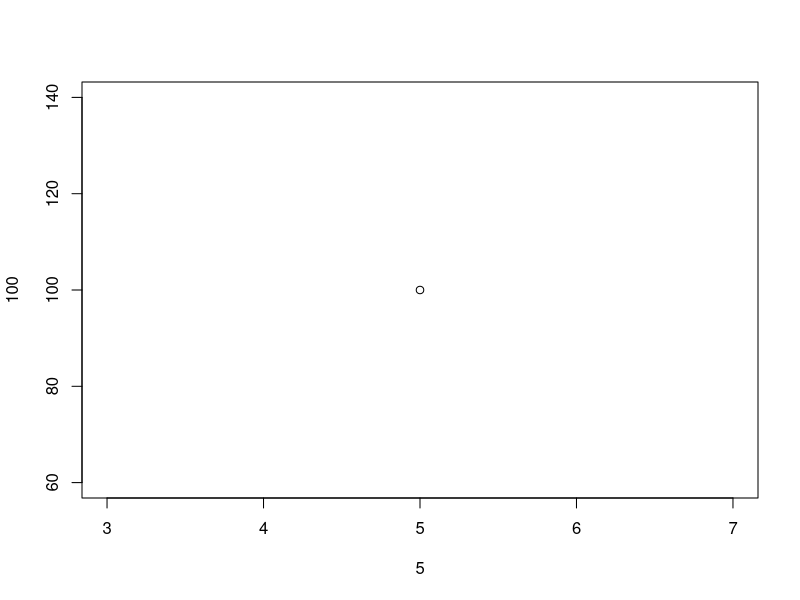
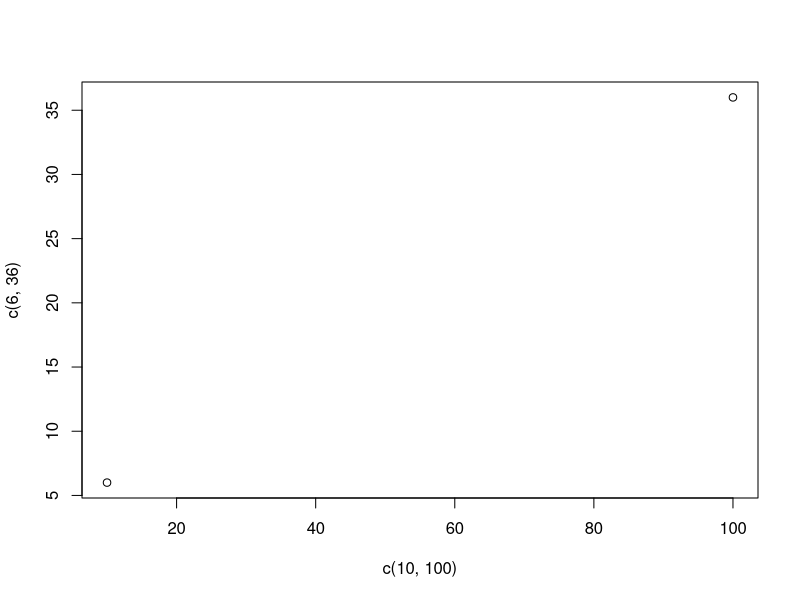
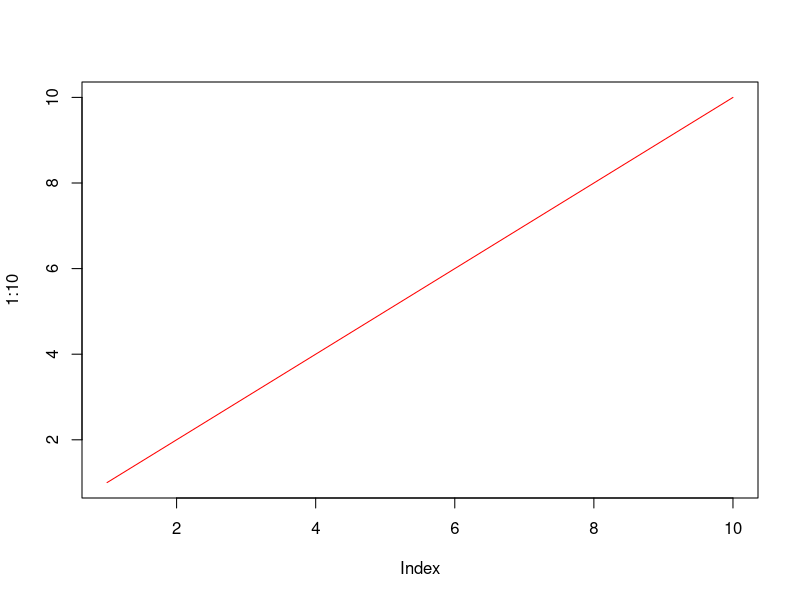
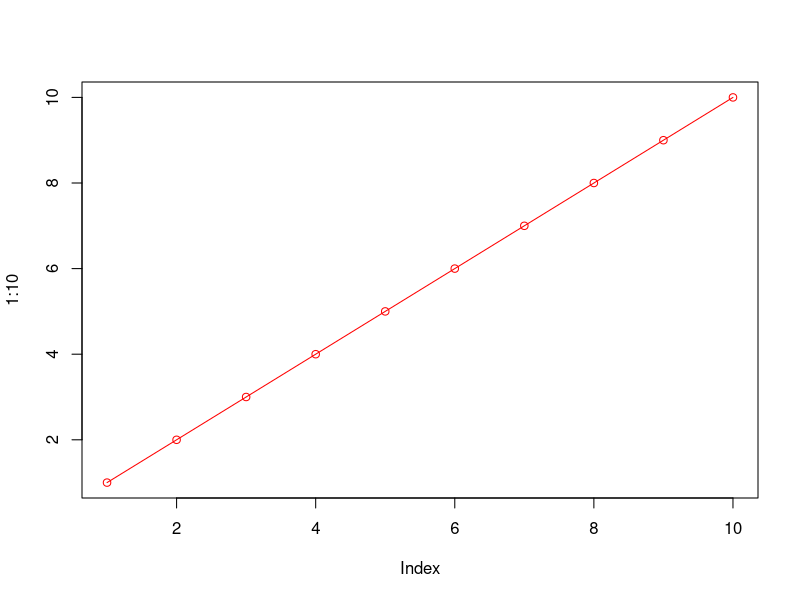
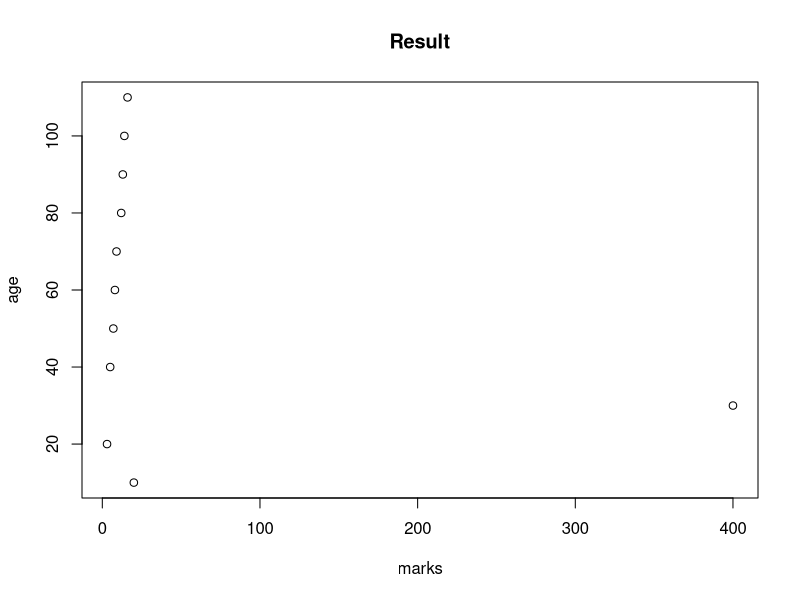
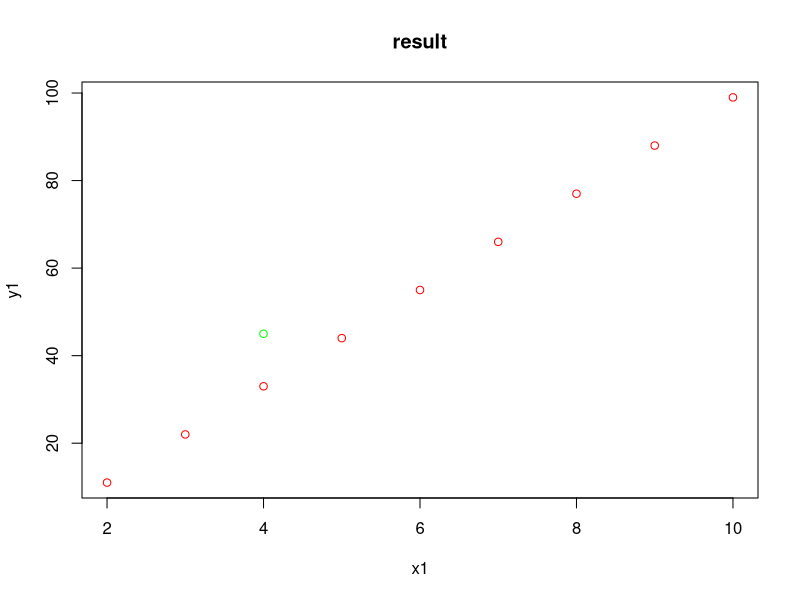
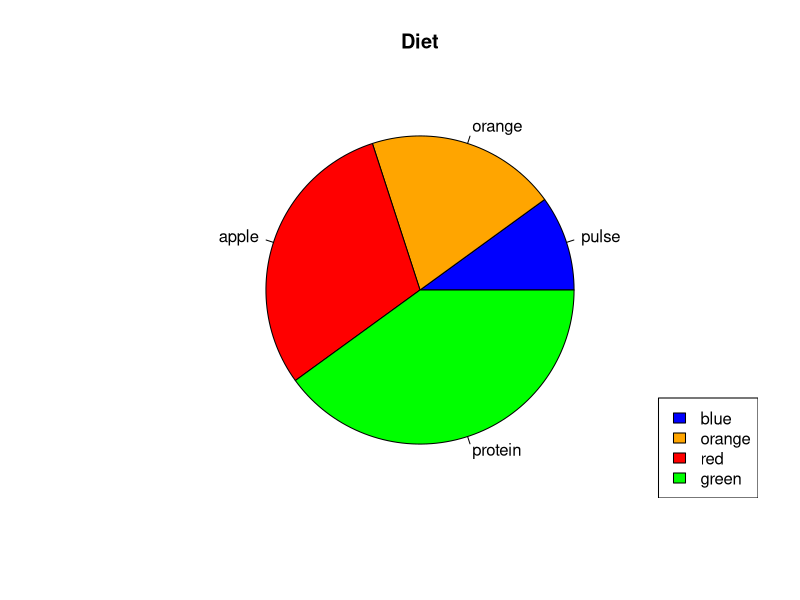
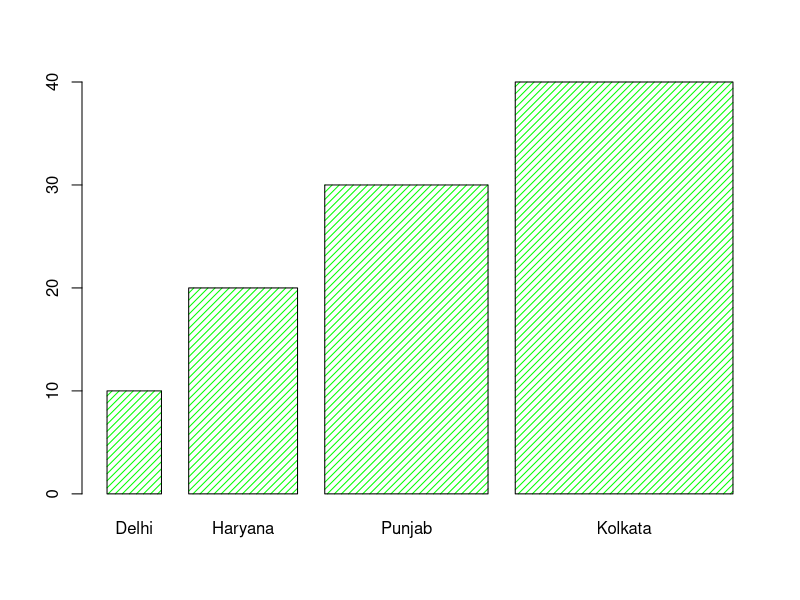

Here is the R script that generated these plots, in order:
# Types of Graphs-
# 1. Line Chart
# 2. Scatterplot
# 3. pie chart
# 4. bar graph

plot(5, 100)

plot(c(10, 100), c(6, 36))

# ------------Line Chart --------------------

plot(1:10, type = "l", col = "red") # color formatting
plot(1:10, type = "o", col = "red")

#Scatter plot
x <- c(20, 3, 400, 5, 7, 8, 9, 12, 13, 14, 16)
y <- c(10, 20, 30, 40, 50, 60, 70, 80, 90, 100, 110)

plot(x,
     y,
     main = "Result",
     xlab = "marks",
     ylab = "age")

x1 <- c(2, 3, 4, 5, 6, 7, 8, 9, 10)
y1 <- c(11, 22, 33, 44, 55, 66, 77, 88, 99)

x2 <- c(1, 1, 2, 2, 3, 3, 4, 12, 12, 23, 45, 41, 54)
y2 <- c(10, 100, 120, 130, 140, 150, 45, 78, 89, 190, 110, 121, 230)

plot(x1, y1, col = "red", main = "result")
points(x2, y2, col = "green")

# -------------Pie Chart--------------------

x <- c(10, 20, 30, 40)
mylabel <- c("pulse", "orange", "apple", "protein")
colors <- c("blue", "orange", "red", "green")
pie(x,
    labels = mylabel,
    main = "Diet",
    col = colors)

legend("bottomright", colors, fill = colors)


# -------------------Bar Chart----------------------------

x <- c("Delhi", "Haryana", "Punjab", "Kolkata")
y <- c(10, 20, 30, 40)

barplot(
  y,
  names.arg = x,
  col = "green",
  density = 20,
  width = c(1, 2, 3, 4)
)

barplot(y,
        names.arg = x,
        col = "green",
        horiz = TRUE)

# --------------------------------------------------------------------
library(datasets)
data(mtcars)

head(mtcars)

summary(mtcars)

boxplot(mtcars$mpg, col = "orange")

hist(mtcars$mpg, col = "orange")

hist(mtcars$mpg, col = "green", breaks = 45)

# ------------------------Bar Plotting----------------------------
barplot(table(mtcars$carb), col = "red")

# --------------------------Box plot------------------------------
boxplot(mpg ~ gear, data = mtcars, col = "blue")

# ---------------------------Histogram------------------------------
hist(subset(mtcars, cyl == 4)$mpg, col = "green")
hist(subset(mtcars, cyl == 8)$mpg, col = "green")

# ----------------------------Scatter plot----------------------------------
with(mtcars, plot(mpg, qsec))
